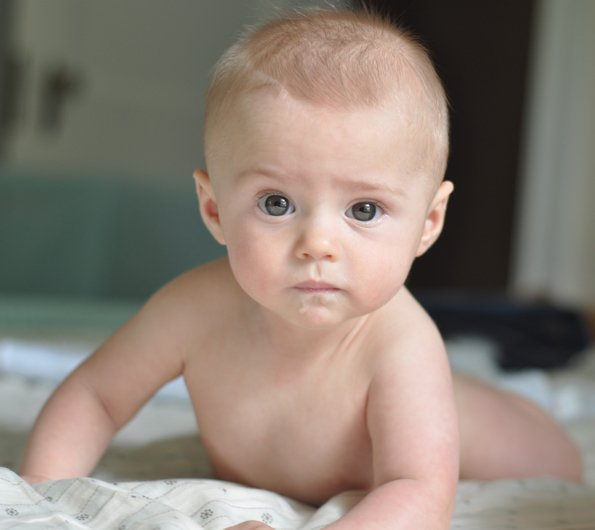
#> input picture Gaze Direction/Test_Images/Test2.jpg, 595 x 530 px
$ python Extract_eye.py   (Python 2 division)
#> lines starting #> are read from the running program, lines starting #| are printed output that depends on the picture; after the words box and inside, x2 and y2 are one past the last pixel; in counts of white or black regions, pixels touching at a corner belong together
import cv2
import sys
import numpy as np

#import face cascades
faceCascade1 = cv2.CascadeClassifier('../haarcascades/haarcascade_frontalface_alt2.xml')
faceCascade2 = cv2.CascadeClassifier('../haarcascades/haarcascade_profileface.xml')
eyecascade1 = cv2.CascadeClassifier('../haarcascades/haarcascade_eye.xml')
eyecascade2 = cv2.CascadeClassifier('../haarcascades/haarcascade_eye_tree_eyeglasses.xml')

frame = cv2.imread('../Test_Images/Test2.jpg')
#> frame is the input picture: shape (530, 595, 3); mean B, G, R 116.8, 127.1, 138.8
gray = cv2.cvtColor(frame, cv2.COLOR_BGR2GRAY)
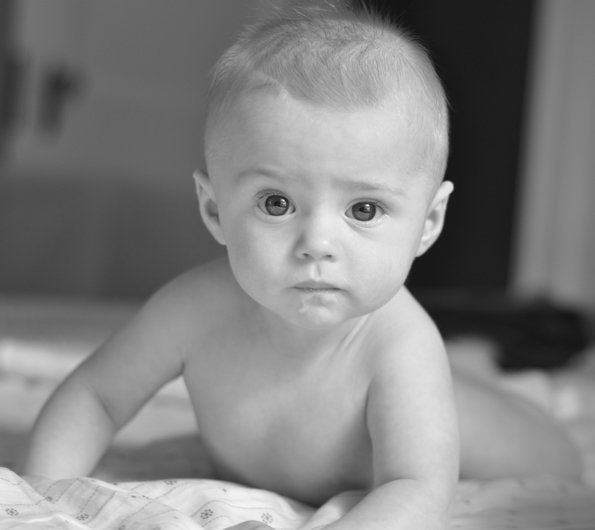
#> gray: shape (530, 595); min 18, max 247, mean 129.4

faces1 = faceCascade1.detectMultiScale(gray, 1.1, 5)
#> faces1 = [[204, 114, 233, 233]]
faces2 = faceCascade2.detectMultiScale(gray, 1.1, 5)
#> faces2 = [[254, 116, 207, 207]]
# Draw a rectangle around the faces
flag = 0
for (x, y, w, h) in faces1:
    cv2.rectangle(frame, (x, y), (x+w, y+h), (0, 0, 255), 2)
    eyes1 = eyecascade1.detectMultiScale(gray, 1.5, 6)
    eyes2 = eyecascade2.detectMultiScale(gray, 1.5, 6)
    for (x1, y1, w1, h1 ) in eyes1:
		cv2.rectangle(frame, (x1, y1), (x1+w1, y1+h1), (128, 0, 127), 2)
		split = frame[y1:y1+h1,x1:x1+w1]
		flag = 1

    if flag == 0:
        for (x2, y2, w2, h2 ) in eyes2:
			cv2.rectangle(frame, (x2, y2), (x2+w2, y2+h2), (0, 128, 127), 2)
			flag = 1
			split = frame[y2:y2+h2,x2:x2+w2]
			flag = 1
#> this loop made 1 pass
#> (x, y, w, h, eyes1, eyes2) on pass 1: (204, 114, 233, 233, [[341, 188, 45, 45], [241, 168, 68, 68], [327, 179, 68, 68]], [[342, 189, 45, 45]])
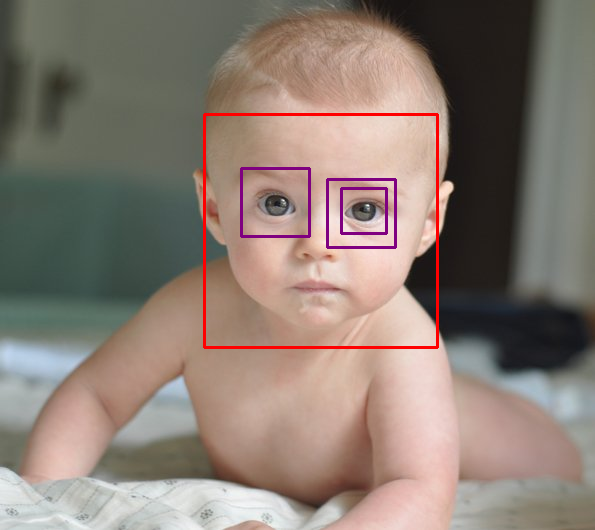
#> frame: shape (530, 595, 3); 1.57% of pixels changed, all inside (x1, y1, x2, y2) = (203, 113, 439, 349)

if flag == 0:
	for (x, y, w, h) in faces2:
		cv2.rectangle(frame, (x, y), (x+w, y+h), (60, 60, 135), 2)
		eyes1 = eyecascade1.detectMultiScale(gray, 1.7, 6)
		eyes2 = eyecascade2.detectMultiScale(gray, 1.7, 6)
		for (x1, y1, w1, h1 ) in eyes1:
			cv2.rectangle(frame, (x1, y1), (x1+w1, y1+h1), (111, 111, 32), 2)
			flag = 1
			split = frame[y1:y1+h1, x1:x1+w1]

			if flag == 0 :
				for (x2, y2, w2, h2 ) in eyes2:
					cv2.rectangle(frame, (x2, y2), (x2+w2, y2+h2), (111, 32, 111), 2)
					split = frame[y2:y2+h2,x2:x2+w2]
					flag = 1
if flag ==1 :
	cv2.imwrite('../Result_Images/eye1.jpg', split);
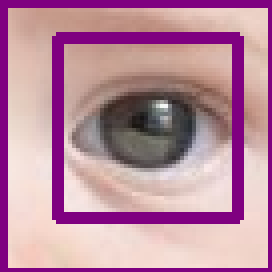
#> saved as eye1.jpg: shape (68, 68, 3) (shown 4 times larger); mean B, G, R 159.2, 139.9, 186.9
